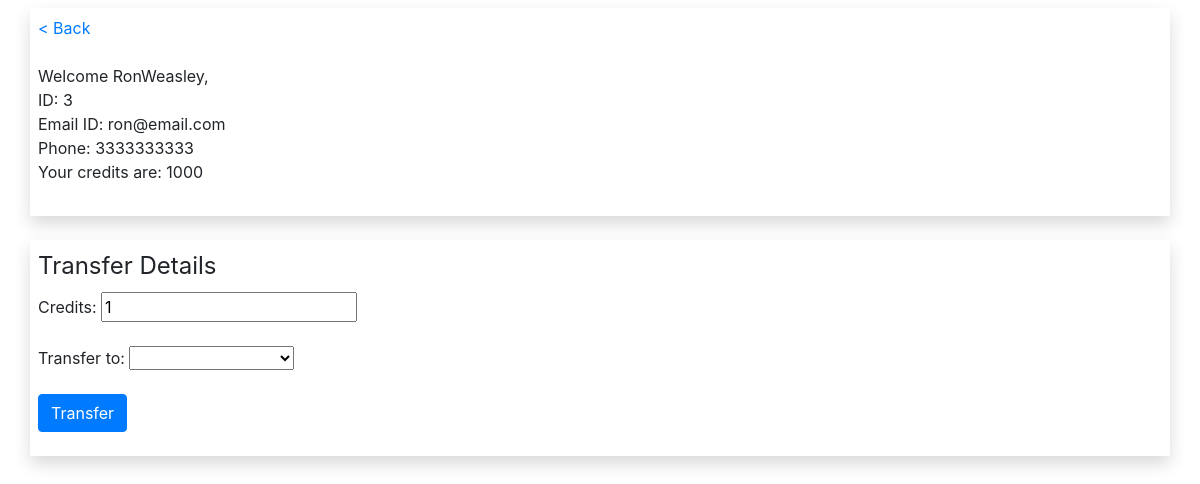
/transfer.php?name=RonWeasley, run on the app's committed database.
### tables this page shows
CREATE TABLE `users` (
  `ID` int(11) NOT NULL,
  `NAME` varchar(100) NOT NULL,
  `EMAIL` varchar(100) NOT NULL,
  `PHONE` bigint(20) NOT NULL,
  `CURRENT CREDITS` int(11) NOT NULL
);

### transfer.php (the view, shortened to what this page needs)
<?php
    require_once('db_connect.php');
    $name = $_GET['name'];
    $query = "select * from users where NAME='" . $name . "'";
    $result = mysqli_query($link,$query);
    $row = mysqli_fetch_array($result);
    $query = "select NAME from users where NAME<>'" . $row['NAME'] . "'";
    $result = mysqli_query($link,$query);
?>
<html>
	<head>
		<link rel="stylesheet" href="https://stackpath.bootstrapcdn.com/bootstrap/4.3.1/css/bootstrap.min.css">
    </head>
    <body>
		<div class="container mt-2 mb-4 p-2 shadow bg-white">
			<a href="index1.php">&lt; Back</a>
			<br><br>
			Welcome <?php echo $row['NAME'] ?>,
			<br>
			ID: <?php echo $row['ID'] ?>
			<br>
			Email ID: <?php echo $row['EMAIL'] ?>
			<br>
			Phone: <?php echo $row['PHONE'] ?>
			<br>
			Your credits are: <?php echo $row['CURRENT CREDITS'] ?>
			<br><br>
		</div>
		<div class="container mt-2 mb-4 p-2 shadow bg-white">
			<form action="#" method="post">
				<fieldset>
					<legend>Transfer Details</legend>
					Credits: <input type="number" name="credits_tr" min =0 value=1 required>
					<br><br>
					Transfer to: <select NAME="to_user" required>
						<option value =""></option>
					<?php
							while($tname = mysqli_fetch_array($result)) {
								echo "<option value='" . $tname['NAME'] . "'>" . $tname['NAME'] . "</option>";
							}
					?>
					</select>
					<br>
				</fieldset>
				<br>
				<input type="submit" name="transfer" value="Transfer" class="btn btn-primary">
			</form>
		</div>
    </body>
</html>

### data on the page
users: NAME "RonWeasley", ID "3", EMAIL "ron@email.com", PHONE "3333333333", CURRENT CREDITS "1000"
